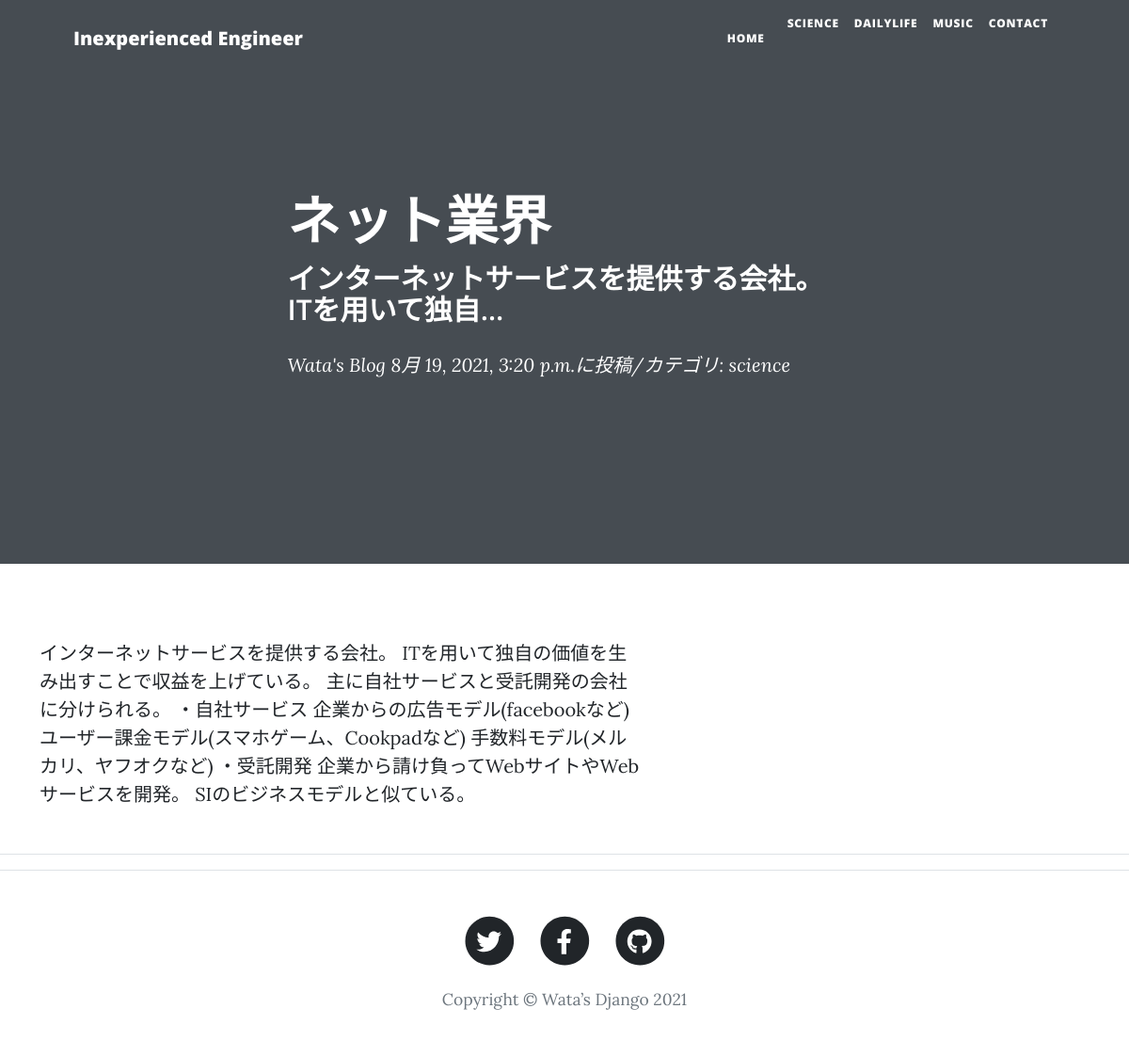
The page /blog-datail/9 on the database its author committed.
### blog/models.py (models this page shows, shortened)
class BlogPost(models.Model):
    CATEGORY = (("science", "科学のこと"),
                ("dailylife", "日常のこと"), ("music", "音楽のこと"))
    title = models.CharField(
        verbose_name='タイトル',  # フィールドのタイトル
        max_length=200  # 最大文字数は200
    )
    content = models.TextField(
        verbose_name='本文'  # フィールドのタイトル
    )
    posted_at = models.DateTimeField(
        verbose_name='投稿日時',  # フィールドのタイトル
        auto_now_add=True  # 日時を自動追加
    )
    category = models.CharField(
        verbose_name='カテゴリ',  # フィールドのタイトル
        max_length=50,  # 最大文字数は50
        choices=CATEGORY
    )

### blog/views.py (the view)
class BlogDetail(DetailView):
    template_name = 'post.html'
    model = BlogPost

### blog/templates/post.html (shortened to what this page needs)
{% extends 'base.html' %}
{% load static %}
{% block header %} {% load static %}
<header class="masthead" style="background-img: url('assets/img/post-bg.jpg')">
  <div class="container position-relative px-4 px-lg-5">
    <div class="row gx-4 gx-lg-5 justify-content-center">
      <div class="col-md-10 col-lg-8 col-xl-7">
        <div class="post-heading">
          <h1>{{object.title}}</h1>
          <h2 class="subheading">{{object.content|truncatechars:30}}</h2>
          <span class="meta">
            <a href="{% url 'blog:index' %}">Wata's Blog</a>
            {{object.posted_at}}に投稿/カテゴリ:
            {{object.category}}</span
          >
        </div>
      </div>
    </div>
  </div>
</header>
{% endblock %}
{% block contents %}
<article>
  <div class="container">
    <div class="row">
      <div class="col-md-10 col-lg-8 col-xl-7">
        <p>{{object.content}}</p>
      </div>
    </div>
  </div>
</article>
<hr />
{% endblock %}

### rows shown on the page
BlogPost: title "ネット業界", content "インターネットサービスを提供する会社。 ITを用いて独自…", posted_at "8月 19, 2021, 3:20 p.m.", category "science", content "インターネットサービスを提供する会社。 ITを用いて独自の価値を生み出すことで収益を上げている。 主に自社サービスと受託開発の会社に分けられる。 ・自社サービス 企業からの広告モデル(facebookなど) ユーザー課金モデル(スマホゲーム、Cookpadなど) 手数料モデル(メルカリ、ヤフオクなど) ・受託開発 企業から請け負ってWebサイトやWebサービスを開発。 SIのビジネスモデルと似ている。"
